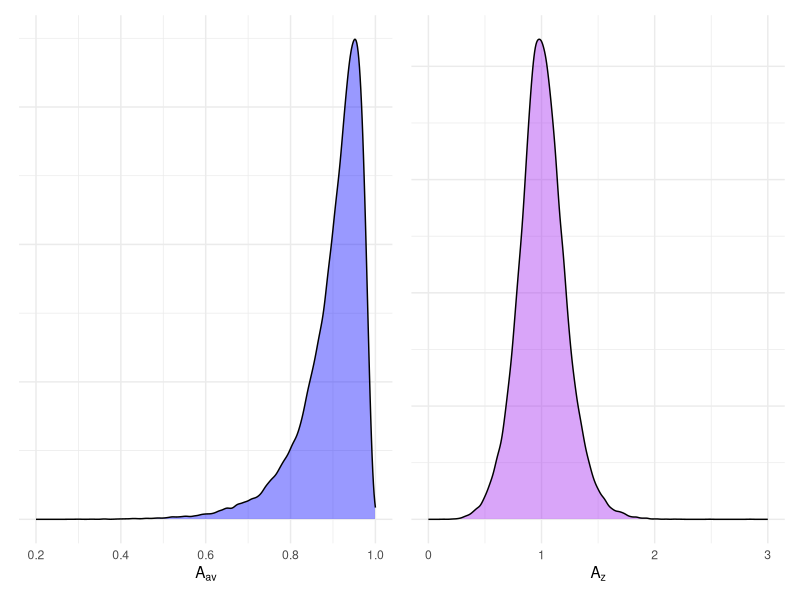
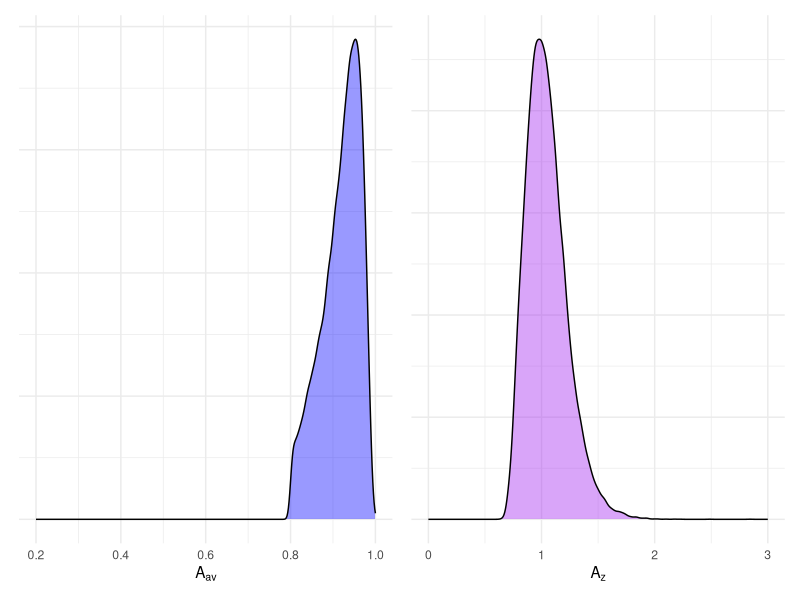
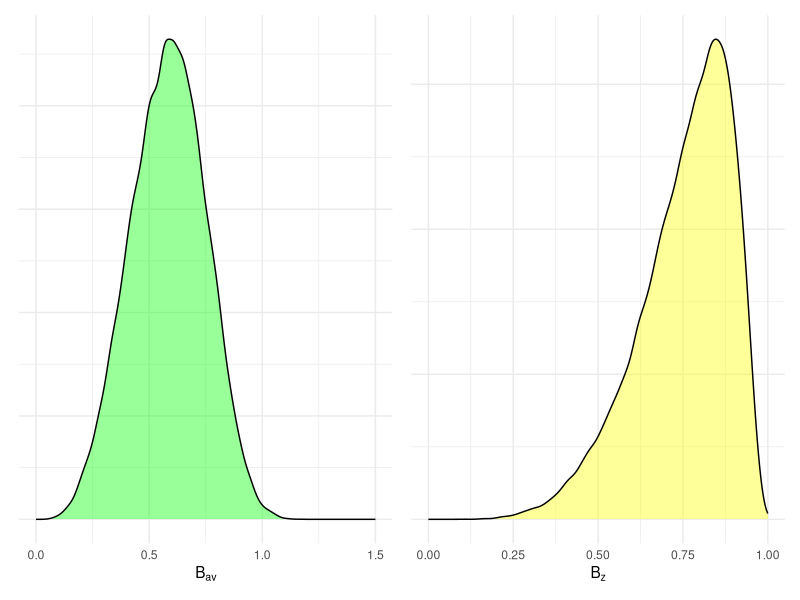
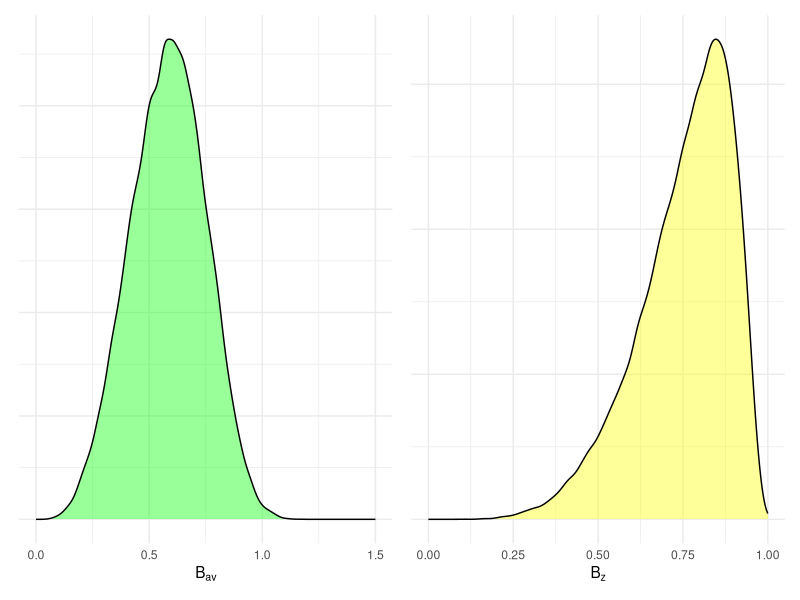
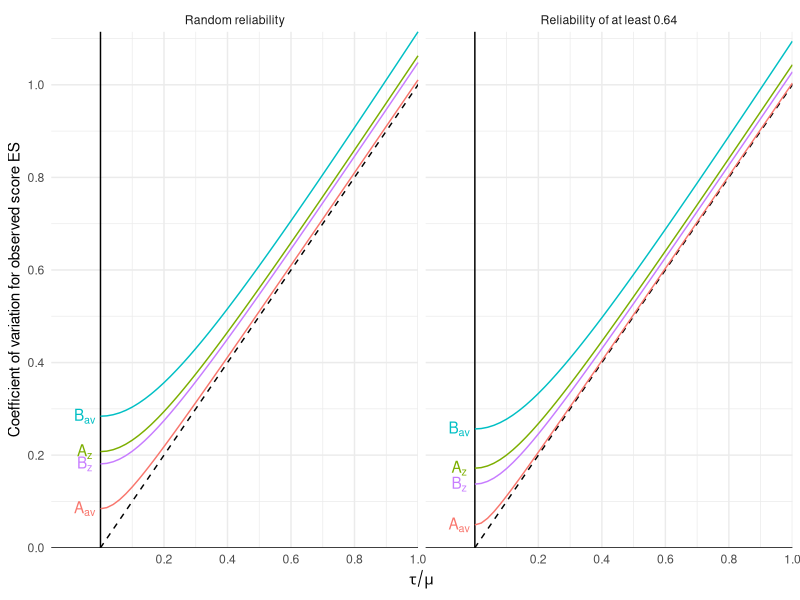

Reproduce these figures in R, in order.
## ---- chunk 1
knitr::opts_chunk$set(warning = FALSE, message = FALSE)
## ---- chunk 2

R <- 50000
rho <- rbeta(R, 14, 6)
phi <- rbeta(R, 3, 5)
K <- 1 + rpois(R, 9)
A_av <- 1 / sqrt(1 + (1 - phi) / (phi * K))
A_z <- 1 / sqrt(2 * (1 - rho + (1 - phi) / (phi * K)))

library(ggplot2)
library(patchwork)

density_plot <- function(x, lab, col, limits) {
  ggplot(data.frame(x), aes(x)) + 
    xlim(limits) +
    geom_density(alpha = 0.4, fill = col) + 
    scale_y_continuous(labels = NULL) +
    theme_minimal() + 
    labs(x = lab, y = NULL)
}

p_A_av <- density_plot(A_av, expression(A[av]),"blue", c(0.2,1))
p_A_z <- density_plot(A_z, expression(A[z]), "purple", c(0, 3))
p_A_av + p_A_z
## ---- chunk 3
A_av_trunc <- A_av[A_av >= 0.8]
A_z_trunc <- A_z[A_av >= 0.8]
p_A_av_trunc <- density_plot(A_av_trunc, expression(A[av]),"blue", c(0.2, 1))
p_A_z_trunc <- density_plot(A_z_trunc, expression(A[z]), "purple", c(0, 3))
p_A_av_trunc + p_A_z_trunc
## ---- chunk 4
B_z <- sqrt((1 - rho) / (1 - rho + (1 - phi) / (phi * K)))
B_av <- sqrt(2) * (1 - rho) / sqrt(1 - rho + (1 - phi) / (phi * K))

p_B_av <- density_plot(B_av, expression(B[av]),"green", c(0,1.5))
p_B_z <- density_plot(B_z, expression(B[z]), "yellow", c(0, 1))
p_B_av + p_B_z
## ---- chunk 5
B_z_trunc <- B_z[A_av >= 0.8]
B_av_trunc <- B_av[A_av >= 0.8]

p_B_av_trunc <- density_plot(B_av, expression(B[av]),"green", c(0,1.5))
p_B_z_trunc <- density_plot(B_z, expression(B[z]), "yellow", c(0, 1))
p_B_av_trunc + p_B_z_trunc
## ---- chunk 6
library(dplyr)
dat <- tibble(A_av, A_z, B_av, B_z)

random_rel <- 
  dat |>
  summarise(
    across(everything(), ~ sd(.) / mean(.)),
    reliability = "random"
  )

controlled_rel <-
  dat |>
  filter(A_av >= 0.8) |>
  summarise(
    across(everything(), ~ sd(.) / mean(.)),
    reliability = "at least 0.64"
  )

CVs <- 
  bind_rows(random_rel, controlled_rel) |>
  mutate(
    A_ratio = A_z / A_av,
    B_ratio = B_z / B_av
  ) |>
  select(reliability, A_av, A_z, A_ratio, B_av, B_z, B_ratio)

knitr::kable(
  CVs, 
  digits = c(0,3,3,1,3,3,2),
  caption = "Coefficients of variation",
  col.names = c("Reliability","$A_{av}$","$A_z$","$A_z /A_{av}$", "$B_{av}$","$B_z$", "$B_{z} / B_{av}$"),
  escape = TRUE
)
## ---- chunk 7
library(tidyr)
library(stringr)

CV_obs <- 
  CVs |>
  select(-A_ratio, -B_ratio) |>
  pivot_longer(-reliability, names_to = "metric", values_to = "het") |>
  expand_grid(tau_mu = seq(0,1,0.02)) |>
  mutate(
    reliability = recode(reliability, 'at least 0.64' = "Reliability of at least 0.64", 'random' = "Random reliability"),
    metric = paste0(str_replace(metric, "\\_","\\["),"]"),
    CV = sqrt((1 + 2 * tau_mu^2) * het^2 + tau_mu^2)
  )

CV_ex <- CV_obs |>
  filter(tau_mu == 0.5, reliability == "Reliability of at least 0.64") |>
  select(metric, CV) |>
  mutate(
    CV = round(CV, 3),
    metric = str_replace(str_sub(metric, 1, -2), "\\[", "_")
  ) |>
  pivot_wider(names_from = metric, values_from = CV)

CV_obs_labs <-
  CV_obs %>%
  filter(tau_mu == 0)

ggplot(CV_obs, aes(tau_mu, CV, color = metric)) + 
  facet_wrap(vars(reliability)) +
  scale_x_continuous(expand = expansion(c(0.1,0),0), breaks = seq(0.2, 1, 0.2)) + 
  scale_y_continuous(expand = expansion(0,0), breaks = seq(0, 1, 0.2)) + 
  geom_vline(xintercept = 0) + 
  geom_hline(yintercept = 0) + 
  geom_abline(slope = 1, linetype = "dashed") + 
  geom_text(
    data = CV_obs_labs, 
    aes(x = tau_mu, y = CV, color = metric, label = metric),
    nudge_x = -0.05,
    parse = TRUE
  ) + 
  geom_line() + 
  theme_minimal() + 
  labs(x = expression(tau / mu), y = "Coefficient of variation for observed score ES") + 
  theme(legend.position = "none")

